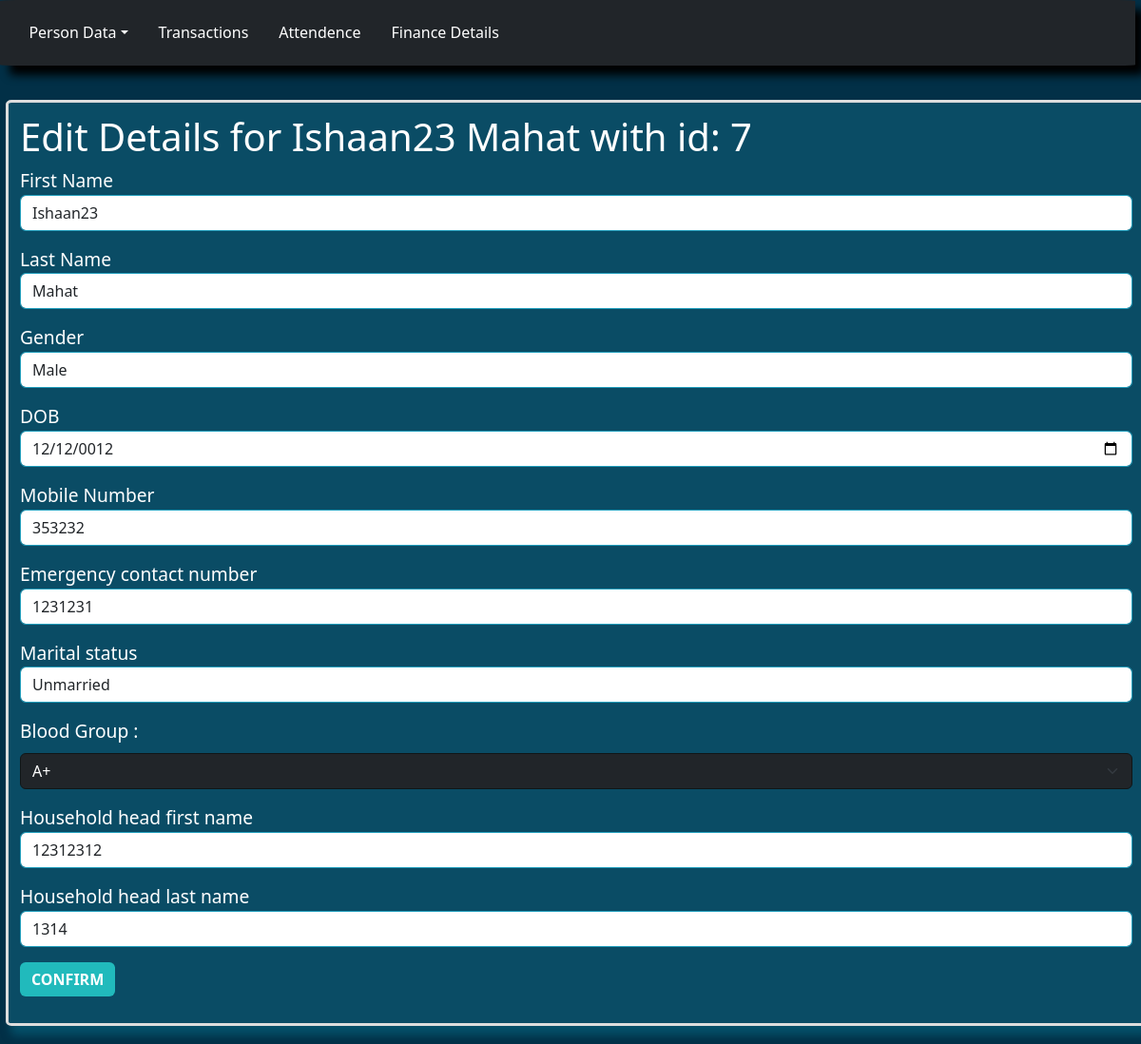
The page /edit_data?member_id=7 on the database as committed earlier.
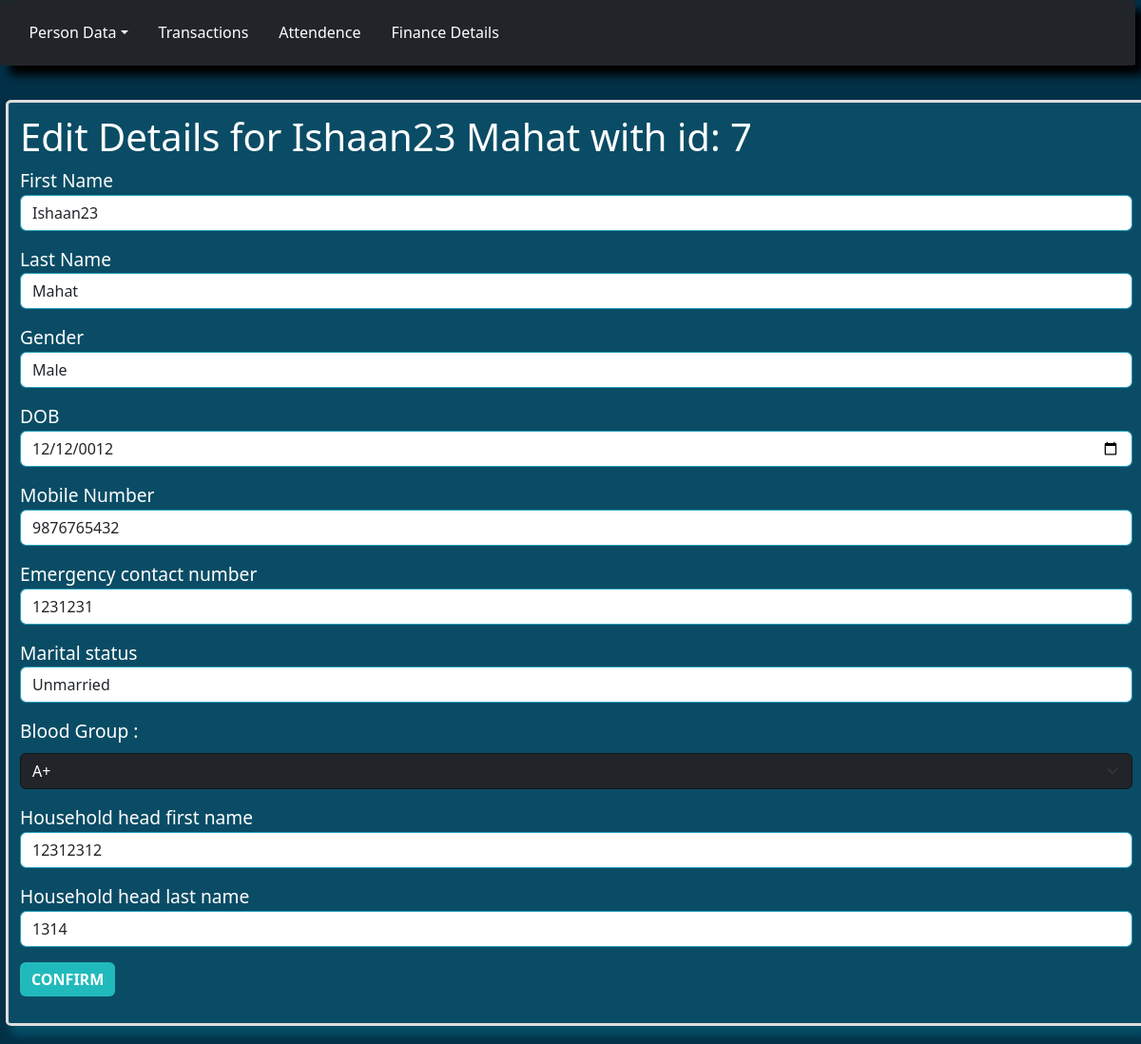
The same page on the database as committed later.
### tables this page shows
CREATE TABLE persons(
    person_id INTEGER, /*primary key for  member*/
    first_name TEXT,
    last_name TEXT,
    photo TEXT, /* passport size photo name, which will be stored in /static/uploads */
    gender VARCHAR(1),/* M or F or O (Male, Female, Other) */
    dob DATE,
    temporary_address TEXT,
    permanent_address TEXT,
    mobile_number TEXT,
    occupation TEXT,
    emergency_number TEXT,
    married INTEGER, /* 0 for unmarried 1 for married*/
    blood_group TEXT,
    PRIMARY KEY (person_id) /* Automatically increments the id for new record in the table */
);

### app.py (the view)
@app.route("/edit_data")
def edit_data():
    id_in_url = request.args.get('member_id')
    details = db.execute("SELECT * FROM persons JOIN members ON persons.person_id = members.member_id WHERE persons.person_id = ?", id_in_url)[0]
    return render_template("editmemberdata.html", current_page="member_data",details=details, id=id_in_url)

### templates/editmemberdata.html
{% extends "editdata.html" %}
{% block updateAddress %}/update_member_details{% endblock %}
{% block  updateSpecifics%}
    <div class="mb-3">
        <label for="hhfname">Household head first name</label>
        <input type="text" name="hh_fname" id="hhfname" class="form-control" value="{{details['household_head_first_name']}}">
    </div>
     <div class="mb-3">
        <label for="hhlame">Household head last name</label>
        <input type="text" name="hh_lname" class="form-control" id="hhlname" value="{{details['household_head_last_name']}}">
    </div>
    <div class="mb-3">
        <button type="submit" class="btn btn-primary mb-3 d-flex align-items-center gap-5">CONFIRM</button>
    </div>
{% endblock %}

### templates/editdata.html (shortened to what this page needs)
{% extends "template.html" %}
{% block body %}
<h1>Edit Details for {{details["first_name"]}} {{details["last_name"]}} with id: {{id}}</h1>
    <form action="{% block updateAddress %}{%endblock%}" method="post">
        <div class="mb-3">
            <label for="fname">First Name</label>
            <input type="text" class="form-control" id="fname" name="f_name" value="{{details['first_name']}}">
        </div>
        <div class="mb-3">
            <label for="lname">Last Name</label>
            <input type="text" class="form-control" id="lname" name="l_name" value="{{details['last_name']}}">
        </div>
        <div class="mb-3">
            <label for="gender">Gender</label>
            <select type="text" class="form-control" id="gender" name="gender">
                <option value="M" {% if details['gender'] == 'M' %} selected {% endif %}>Male</option>
            </select>
        </div>
        <div class="mb-3">
            <label for="dob">DOB</label>
            <input type="date" class="form-control" id="dob" name="dob" value="{{details['dob']}}">
        </div>
        <div class="mb-3">
            <label for="mnumber">Mobile Number</label>
            <input type="number" class="form-control" id="mnumber" name="m_number" value="{{details['mobile_number']}}">
        </div>
        <div class="mb-3">
            <label for="enumber">Emergency contact number</label>
            <input type="number" class="form-control" id="enumber" name="e_number" value="{{details['emergency_number']}}">
        </div>
        <div class="mb-3">
            <label for="married">Marital status</label>
            <select class="form-control" id="married" name="married">
                <option value="0" {% if details['married'] == 0 %} selected {% endif %}>Unmarried</option>
            </select>
        </div>
       <div class="mb-3">
                <label for="bloodgroup" class="form-label"> Blood Group : </label>
                <select class="form-select" id="bloodgroup" name="blood_group" value="{{details['blood_group']}}">
                    <option value="A+" {% if details['blood_group'] == 'A+' %} selected {% endif %}>A+</option>
                </select>
            </div>
            {% block updateSpecifics %}{% endblock %}
    </form>
{% endblock %}

Rows that differ between the two databases and show on the page:
changed persons "Ishaan23": m_number "353232" → "9876765432"
